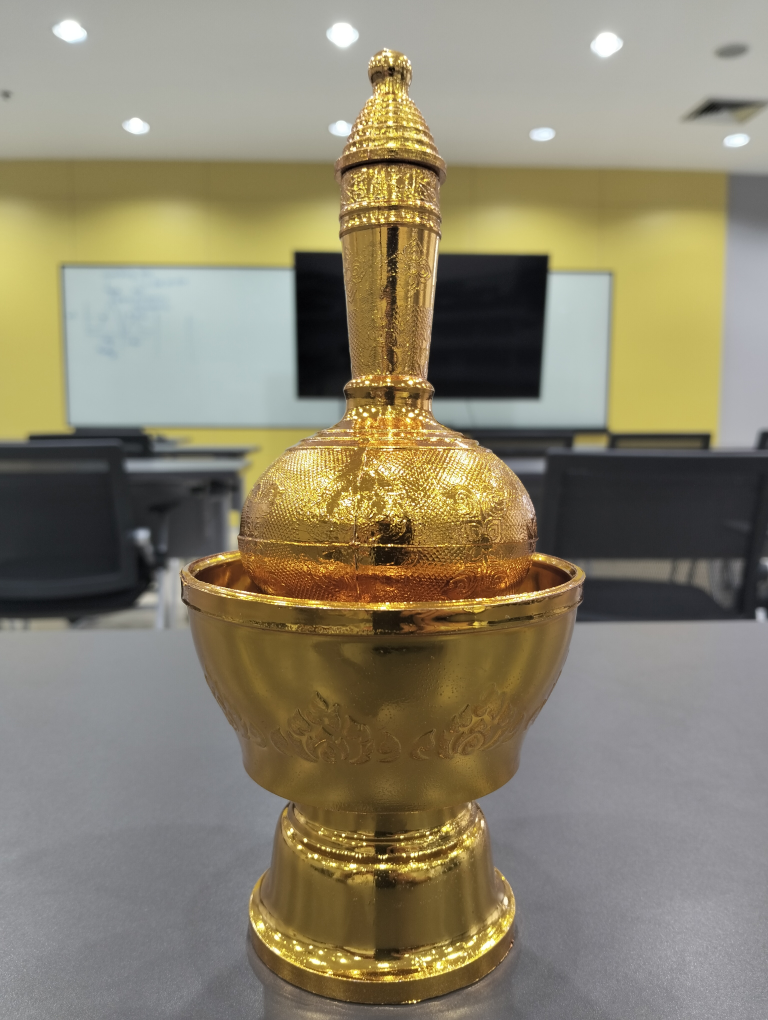
#> input picture IMG20260826122949/IMG20260826122949.jpg, 3072 x 4080 px (shown at 1/4 size)
$ python -i shape_geometry.py   (imports and definitions only)
#> lines starting #> are read from the running program, lines starting #| are printed output that depends on the picture; after the words box and inside, x2 and y2 are one past the last pixel; in counts of white or black regions, pixels touching at a corner belong together
### geometry_detection.py
"""Reusable two-view feature and epipolar geometry for Step 6."""

from __future__ import annotations

from dataclasses import dataclass
from typing import Sequence

import cv2
import numpy as np


@dataclass(frozen=True)
class ImageScale:
    """Explicit mapping between analysis pixels and original-image pixels."""

    original_size: tuple[int, int]
    analysis_size: tuple[int, int]
    scale_x_to_original: float
    scale_y_to_original: float

    # [11 lines left out: functions points_to_original, points_to_analysis, not called in this run]


@dataclass(frozen=True)
class SiftConfig:
    maximum_width: int = 1200
    nfeatures: int = 8000
    ratio_threshold: float = 0.75
    minimum_correspondences: int = 8
    ransac_threshold: float = 1.5
    confidence: float = 0.99
    rng_seed: int = 4213


@dataclass(frozen=True)
class SiftFeatures:
    analysis_image: np.ndarray
    keypoints: tuple[cv2.KeyPoint, ...]
    descriptors: np.ndarray | None
    scale: ImageScale
    status: str

    @property
    def keypoint_count(self) -> int:
        return len(self.keypoints)


@dataclass(frozen=True)
class GeometryMatchResult:
    fundamental_matrix: np.ndarray | None
    candidate_matches: tuple[cv2.DMatch, ...]
    inlier_mask: np.ndarray
    inlier_matches: tuple[cv2.DMatch, ...]
    points_a: np.ndarray
    points_b: np.ndarray
    status: str

    @property
    def candidate_count(self) -> int:
        return len(self.candidate_matches)

    @property
    def inlier_count(self) -> int:
        return len(self.inlier_matches)

    # [5 lines left out: function inlier_ratio, not called in this run]


def _validate_image(image: np.ndarray) -> None:
    if image.ndim not in {2, 3} or image.shape[0] < 1 or image.shape[1] < 1:
        raise ValueError("image must be a non-empty grayscale or color array")


def prepare_analysis_image(
    image: np.ndarray, maximum_width: int = 1200
) -> tuple[np.ndarray, ImageScale]:
    """Create an aspect-preserving in-memory copy and explicit scale metadata."""
    _validate_image(image)
    if maximum_width < 1:
        raise ValueError("maximum_width must be positive")
    original_height, original_width = image.shape[:2]
    if original_width <= maximum_width:
        analysis = image.copy()
    else:
        resize_scale = maximum_width / original_width
        analysis = cv2.resize(
            image,
            (maximum_width, round(original_height * resize_scale)),
            interpolation=cv2.INTER_AREA,
        )
    analysis_height, analysis_width = analysis.shape[:2]
    scale = ImageScale(
        original_size=(original_width, original_height),
        analysis_size=(analysis_width, analysis_height),
        scale_x_to_original=original_width / analysis_width,
        scale_y_to_original=original_height / analysis_height,
    )
    return analysis, scale


# [324 lines left out: functions extract_sift, match_sift, _candidate_points, _failed_geometry, estimate_fundamental_geometry, _valid_fundamental_matrix and 7 more, not called in this run]

### shape_geometry.py
"""Explainable classical 2D vessel-shape measurements for Step 6."""

from __future__ import annotations

from dataclasses import dataclass
from math import atan2, degrees

import cv2
import numpy as np

from geometry_detection import ImageScale, prepare_analysis_image


@dataclass(frozen=True)
class ShapeConfig:
    maximum_width: int = 1200
    gaussian_kernel: int = 5
    canny_low: int = 45
    canny_high: int = 135
    morphology_kernel: int = 11
    morphology_iterations: int = 2
    gold_hue_low: int = 5
    gold_hue_high: int = 40
    gold_saturation_minimum: int = 55
    gold_value_minimum: int = 35
    minimum_gold_fraction: float = 0.002
    minimum_area_fraction: float = 0.002
    minimum_score: float = 0.30
    weak_score: float = 0.45
    border_margin: int = 2
    ellipse_median_residual_maximum: float = 0.08
    ellipse_p90_residual_maximum: float = 0.25


@dataclass(frozen=True)
class EdgeResult:
    analysis_image: np.ndarray
    grayscale: np.ndarray
    edges: np.ndarray
    contour_edges: np.ndarray
    contour_source: str
    scale: ImageScale


@dataclass(frozen=True)
class ContourCandidate:
    contour: np.ndarray
    area: float
    area_fraction: float
    bounding_box: tuple[int, int, int, int]
    centroid: tuple[float, float]
    solidity: float
    border_contacts: int
    score: float


@dataclass(frozen=True)
class EllipseGeometry:
    center: tuple[float, float]
    axes: tuple[float, float]
    angle_deg: float


@dataclass(frozen=True)
class ShapeGeometryResult:
    contour_area: float
    bounding_box: tuple[int, int, int, int]
    centroid: tuple[float, float]
    principal_axis_angle_deg: float
    principal_axis_endpoints: tuple[tuple[int, int], tuple[int, int]]
    ellipse: EllipseGeometry | None
    ellipse_fit_median_residual: float | None
    ellipse_fit_p90_residual: float | None
    status: str


@dataclass(frozen=True)
class ShapeAnalysisResult:
    edge_result: EdgeResult
    candidates: tuple[ContourCandidate, ...]
    selected_candidate: ContourCandidate | None
    geometry: ShapeGeometryResult | None
    status: str
    notes: tuple[str, ...]


def _validate_config(config: ShapeConfig) -> None:
    if config.maximum_width < 1:
        raise ValueError("maximum_width must be positive")
    if config.gaussian_kernel < 1 or config.gaussian_kernel % 2 == 0:
        raise ValueError("gaussian_kernel must be a positive odd number")
    if not 0 <= config.canny_low < config.canny_high <= 255:
        raise ValueError("Canny thresholds must satisfy 0 <= low < high <= 255")
    if config.morphology_kernel < 1 or config.morphology_kernel % 2 == 0:
        raise ValueError("morphology_kernel must be a positive odd number")
    if config.morphology_iterations < 0:
        raise ValueError("morphology_iterations must not be negative")
    if not 0 <= config.gold_hue_low < config.gold_hue_high <= 179:
        raise ValueError("gold hue thresholds must be ordered within 0..179")
    if not 0 <= config.gold_saturation_minimum <= 255:
        raise ValueError("gold_saturation_minimum must be within 0..255")
    if not 0 <= config.gold_value_minimum <= 255:
        raise ValueError("gold_value_minimum must be within 0..255")
    if not 0.0 <= config.minimum_gold_fraction < 1.0:
        raise ValueError("minimum_gold_fraction must be between zero and one")
    if not 0.0 <= config.minimum_area_fraction < 1.0:
        raise ValueError("minimum_area_fraction must be between zero and one")
    if not 0.0 <= config.minimum_score <= config.weak_score <= 1.0:
        raise ValueError("shape score thresholds must be ordered within zero and one")
    if not 0.0 <= config.ellipse_median_residual_maximum <= 1.0:
        raise ValueError("ellipse median residual threshold must be within zero and one")
    if not 0.0 <= config.ellipse_p90_residual_maximum <= 1.0:
        raise ValueError("ellipse p90 residual threshold must be within zero and one")


def detect_edges(
    image: np.ndarray, config: ShapeConfig = ShapeConfig()
) -> EdgeResult:
    """Create binary Canny edges and a lightly closed contour-working copy."""
    _validate_config(config)
    analysis, scale = prepare_analysis_image(image, config.maximum_width)
    if analysis.ndim == 2:
        grayscale = analysis.copy()
    else:
        grayscale = cv2.cvtColor(analysis, cv2.COLOR_BGR2GRAY)
    blurred = cv2.GaussianBlur(
        grayscale, (config.gaussian_kernel, config.gaussian_kernel), 0
    )
    edges = cv2.Canny(blurred, config.canny_low, config.canny_high)
    contour_source = "canny_edges"
    contour_input = edges
    if analysis.ndim == 3:
        hsv = cv2.cvtColor(analysis, cv2.COLOR_BGR2HSV)
        gold_mask = cv2.inRange(
            hsv,
            np.array(
                [
                    config.gold_hue_low,
                    config.gold_saturation_minimum,
                    config.gold_value_minimum,
                ],
                dtype=np.uint8,
            ),
            np.array([config.gold_hue_high, 255, 255], dtype=np.uint8),
        )
        gold_fraction = float(np.count_nonzero(gold_mask)) / gold_mask.size
        if gold_fraction >= config.minimum_gold_fraction:
            contour_input = gold_mask
            contour_source = "hsv_saturation_mask"
    if config.morphology_iterations:
        kernel = cv2.getStructuringElement(
            cv2.MORPH_ELLIPSE,
            (config.morphology_kernel, config.morphology_kernel),
        )
        contour_edges = cv2.morphologyEx(
            contour_input,
            cv2.MORPH_CLOSE,
            kernel,
            iterations=config.morphology_iterations,
        )
    else:
        contour_edges = contour_input.copy()
    return EdgeResult(
        analysis_image=analysis,
        grayscale=grayscale,
        edges=edges,
        contour_edges=contour_edges,
        contour_source=contour_source,
        scale=scale,
    )


def find_contour_candidates(edges: np.ndarray) -> tuple[np.ndarray, ...]:
    """Extract all nonzero-area contours for explainable later scoring."""
    if edges.ndim != 2 or edges.dtype != np.uint8:
        raise ValueError("contour edge map must be a uint8 single-channel image")
    contours, _ = cv2.findContours(edges, cv2.RETR_LIST, cv2.CHAIN_APPROX_NONE)
    return tuple(
        contour
        for contour in contours
        if len(contour) >= 3 and abs(float(cv2.contourArea(contour))) > 0.0
    )


def _contour_centroid(contour: np.ndarray) -> tuple[float, float]:
    moments = cv2.moments(contour)
    if abs(moments["m00"]) > np.finfo(float).eps:
        return (
            float(moments["m10"] / moments["m00"]),
            float(moments["m01"] / moments["m00"]),
        )
    points = contour.reshape(-1, 2).astype(np.float64)
    center = points.mean(axis=0)
    return float(center[0]), float(center[1])


def score_contour_candidates(
    contours: tuple[np.ndarray, ...] | list[np.ndarray],
    image_shape: tuple[int, int],
    config: ShapeConfig = ShapeConfig(),
) -> tuple[ContourCandidate, ...]:
    """Score candidates by area, centrality, extent, solidity, and borders."""
    _validate_config(config)
    height, width = image_shape
    if width < 1 or height < 1:
        raise ValueError("image_shape must be positive (height, width)")
    image_area = float(width * height)
    image_center = np.array([width / 2.0, height / 2.0])
    half_diagonal = max(float(np.linalg.norm(image_center)), 1.0)
    candidates: list[ContourCandidate] = []
    for contour in contours:
        area = abs(float(cv2.contourArea(contour)))
        x, y, box_width, box_height = cv2.boundingRect(contour)
        centroid = _contour_centroid(contour)
        center_distance = float(
            np.linalg.norm(np.asarray(centroid) - image_center) / half_diagonal
        )
        centrality = max(0.0, 1.0 - center_distance)
        area_fraction = area / image_area
        area_score = min(area_fraction / 0.20, 1.0)
        extent_fraction = (box_width * box_height) / image_area
        extent_score = min(extent_fraction / 0.25, 1.0)
        hull_area = abs(float(cv2.contourArea(cv2.convexHull(contour))))
        solidity = area / hull_area if hull_area > 0 else 0.0
        border_contacts = sum(
            (
                x <= config.border_margin,
                y <= config.border_margin,
                x + box_width >= width - config.border_margin,
                y + box_height >= height - config.border_margin,
            )
        )
        score = (
            0.45 * area_score
            + 0.25 * centrality
            + 0.15 * extent_score
            + 0.15 * min(solidity, 1.0)
            - 0.20 * border_contacts
        )
        candidates.append(
            ContourCandidate(
                contour=contour,
                area=area,
                area_fraction=area_fraction,
                bounding_box=(x, y, box_width, box_height),
                centroid=centroid,
                solidity=solidity,
                border_contacts=border_contacts,
                score=float(score),
            )
        )
    return tuple(
        sorted(
            candidates,
            key=lambda candidate: (
                candidate.score,
                candidate.area,
                -candidate.bounding_box[1],
                -candidate.bounding_box[0],
            ),
            reverse=True,
        )
    )


def select_vessel_contour(
    candidates: tuple[ContourCandidate, ...] | list[ContourCandidate],
    config: ShapeConfig = ShapeConfig(),
) -> ContourCandidate | None:
    """Choose the highest explainable candidate or report no reliable contour."""
    _validate_config(config)
    for candidate in candidates:
        if (
            candidate.area_fraction >= config.minimum_area_fraction
            and candidate.score >= config.minimum_score
            and candidate.border_contacts < 3
        ):
            return candidate
    return None


def measure_contour_geometry(
    contour: np.ndarray, config: ShapeConfig = ShapeConfig()
) -> ShapeGeometryResult:
    """Measure centroid, box, PCA axis, and an optional fitted ellipse."""
    _validate_config(config)
    points = np.asarray(contour).reshape(-1, 2)
    if len(points) < 3:
        raise ValueError("contour needs at least three points")
    area = abs(float(cv2.contourArea(points.reshape(-1, 1, 2))))
    bounding_box = tuple(int(value) for value in cv2.boundingRect(points))
    centroid = _contour_centroid(points.reshape(-1, 1, 2))

    mean, eigenvectors, _ = cv2.PCACompute2(
        points.astype(np.float64), mean=np.empty((0), dtype=np.float64)
    )
    direction = eigenvectors[0]
    angle = degrees(atan2(float(direction[1]), float(direction[0]))) % 180.0
    _, _, box_width, box_height = bounding_box
    half_length = 0.5 * max(box_width, box_height)
    center = np.asarray(centroid, dtype=np.float64)
    delta = direction * half_length
    first_endpoint = tuple(int(round(value)) for value in center - delta)
    second_endpoint = tuple(int(round(value)) for value in center + delta)

    ellipse: EllipseGeometry | None = None
    ellipse_fit_median_residual: float | None = None
    ellipse_fit_p90_residual: float | None = None
    if len(points) >= 5:
        try:
            ellipse_raw = cv2.fitEllipse(points.astype(np.float32))
        except cv2.error:
            ellipse_raw = None
        if ellipse_raw is not None:
            (center_x, center_y), (axis_a, axis_b), ellipse_angle = ellipse_raw
            ellipse_values = np.array(
                [center_x, center_y, axis_a, axis_b, ellipse_angle], dtype=np.float64
            )
            if np.isfinite(ellipse_values).all() and axis_a > 0 and axis_b > 0:
                fitted_ellipse = EllipseGeometry(
                    center=(float(center_x), float(center_y)),
                    axes=(float(axis_a), float(axis_b)),
                    angle_deg=float(ellipse_angle),
                )
                angle_radians = np.deg2rad(fitted_ellipse.angle_deg)
                cosine = np.cos(angle_radians)
                sine = np.sin(angle_radians)
                centered = points.astype(np.float64) - np.asarray(
                    fitted_ellipse.center, dtype=np.float64
                )
                local_x = cosine * centered[:, 0] + sine * centered[:, 1]
                local_y = -sine * centered[:, 0] + cosine * centered[:, 1]
                semi_axis_x = fitted_ellipse.axes[0] / 2.0
                semi_axis_y = fitted_ellipse.axes[1] / 2.0
                normalized_radius = np.sqrt(
                    (local_x / semi_axis_x) ** 2
                    + (local_y / semi_axis_y) ** 2
                )
                residuals = np.abs(normalized_radius - 1.0)
                ellipse_fit_median_residual = float(np.median(residuals))
                ellipse_fit_p90_residual = float(np.percentile(residuals, 90))
                if (
                    ellipse_fit_median_residual
                    <= config.ellipse_median_residual_maximum
                    and ellipse_fit_p90_residual
                    <= config.ellipse_p90_residual_maximum
                ):
                    ellipse = fitted_ellipse
    return ShapeGeometryResult(
        contour_area=area,
        bounding_box=bounding_box,
        centroid=centroid,
        principal_axis_angle_deg=float(angle),
        principal_axis_endpoints=(first_endpoint, second_endpoint),
        ellipse=ellipse,
        ellipse_fit_median_residual=ellipse_fit_median_residual,
        ellipse_fit_p90_residual=ellipse_fit_p90_residual,
        status="ok" if ellipse is not None else "ellipse_unavailable",
    )


def analyze_shape(
    image: np.ndarray, config: ShapeConfig = ShapeConfig()
) -> ShapeAnalysisResult:
    """Run deterministic classical shape analysis with honest weak states."""
    edge_result = detect_edges(image, config)
    contours = find_contour_candidates(edge_result.contour_edges)
    candidates = score_contour_candidates(
        contours, edge_result.edges.shape, config
    )
    selected = select_vessel_contour(candidates, config)
    if selected is None:
        return ShapeAnalysisResult(
            edge_result=edge_result,
            candidates=candidates,
            selected_candidate=None,
            geometry=None,
            status="no_reliable_contour",
            notes=("No candidate passed the documented area and score thresholds.",),
        )
    geometry = measure_contour_geometry(selected.contour, config)
    if selected.score < config.weak_score:
        status = "weak_contour"
        notes = (
            "The selected candidate passed the minimum threshold but has a weak score.",
        )
    else:
        status = geometry.status
        notes = ()
    return ShapeAnalysisResult(
        edge_result=edge_result,
        candidates=candidates,
        selected_candidate=selected,
        geometry=geometry,
        status=status,
        notes=notes,
    )

>>> import cv2
>>> picture = cv2.imread('IMG20260826122949/IMG20260826122949.jpg')
#> picture is the input picture: shape (4080, 3072, 3); mean B, G, R 109, 130.6, 137.8
>>> result = analyze_shape(picture)
#> in detect_edges, `grayscale = cv2.cvtColor(analysis, cv2.COLOR_BGR2GRAY)`:
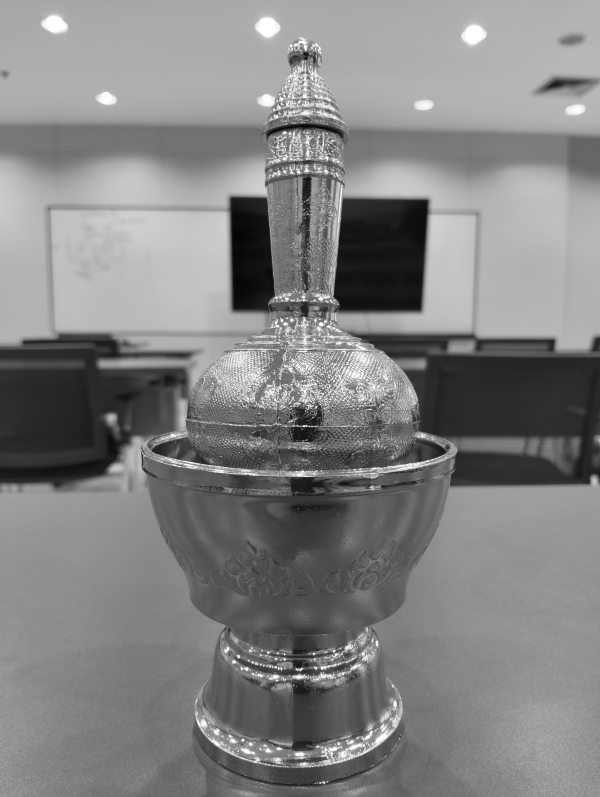
#> grayscale: shape (1594, 1200) (shown at 1/2 size); min 1, max 255, mean 130.2
#> in detect_edges, `edges = cv2.Canny(blurred, config.canny_low, config.canny_high)`:
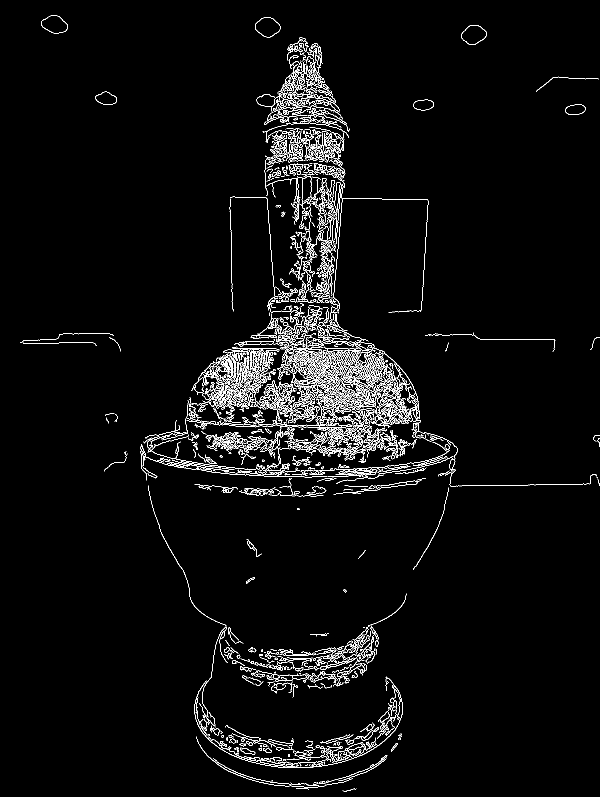
#> edges: shape (1594, 1200) (shown at 1/2 size); 3.4% white in thin lines or dots
#> in detect_edges, `gold_mask = cv2.inRange( hsv, np.array( [ config.gold_hue_low, config...`:
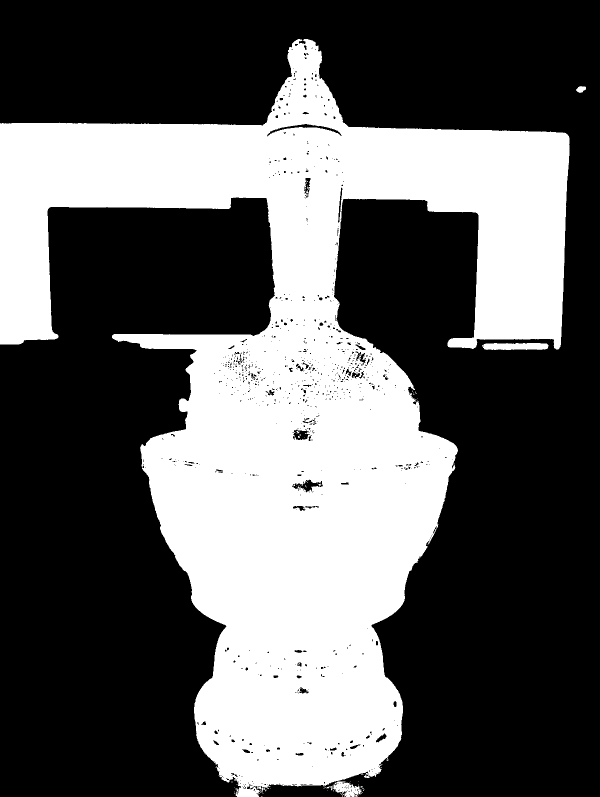
#> gold_mask: shape (1594, 1200) (shown at 1/2 size); 36.9% white; 69 white regions (65 under 20 px), largest, box (x1, y1, x2, y2) and area: (0, 78, 1139, 1594) 702040, (964, 686, 1097, 700) 1616, (653, 1562, 725, 1594) 1116, (1152, 172, 1172, 186) 184
#> in detect_edges, `gold_fraction = float(np.count_nonzero(gold_mask)) / gold_mask.size`: gold_fraction = 0.369
#> in detect_edges, `contour_edges = cv2.morphologyEx( contour_input, cv2.MORPH_CLOSE, kern..`:
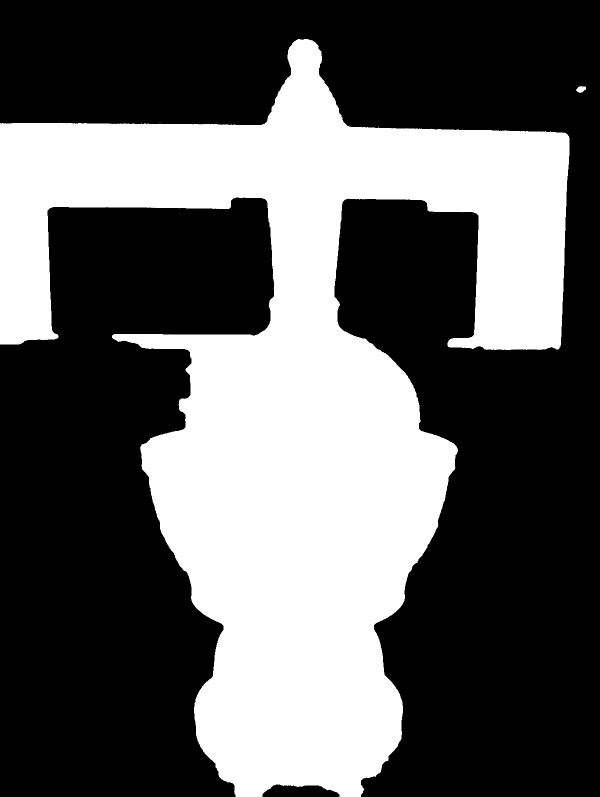
#> contour_edges: shape (1594, 1200) (shown at 1/2 size); 37.6% white; 2 white regions
#> in find_contour_candidates, `contours, _ = cv2.findContours(edges, cv2.RETR_LIST, cv2.CHAIN_APPROX_..`: contours = 2 contours; box (x1, y1, x2, y2) and area: (0, 78, 1139, 1594) 714886, (1152, 172, 1172, 186) 163
#> the loop in score_contour_candidates, `for contour in contours:` made 2 passes
#> (area, x, y, box_width, box_height, centroid, center_distance, centrality) on passes 1 to 2: (163, 1152, 172, 20, 14, (1161.7, 178.2), 0.838, 0.162), (714885.5, 0, 78, 1139, 1516, (595.3, 795.3), 0.00505, 0.995)
#> after the loop in score_contour_candidates, `for contour in contours:`: candidates = 2 items
#> the loop in select_vessel_contour, `for candidate in candidates:` made 1 pass
#> in analyze_shape, `status = geometry.status`: status = 'ellipse_unavailable'
